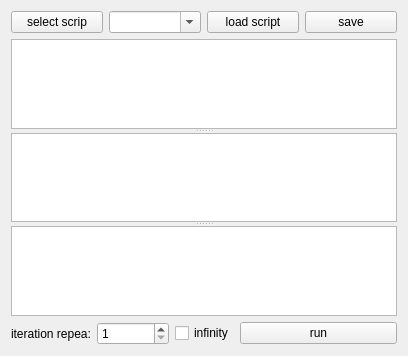
<?xml version="1.0" encoding="UTF-8"?>
<ui version="4.0">
 <class>TestingScript</class>
 <widget class="PlotWidgetAbstract" name="TestingScript">
  <property name="geometry">
   <rect>
    <x>0</x>
    <y>0</y>
    <width>408</width>
    <height>356</height>
   </rect>
  </property>
  <property name="windowTitle">
   <string>Form</string>
  </property>
  <layout class="QGridLayout" name="gridLayout">
   <item row="0" column="0">
    <layout class="QHBoxLayout" name="horizontalLayout">
     <item>
      <widget class="QPushButton" name="pushButton_selectScrip">
       <property name="text">
        <string>select scrip</string>
       </property>
      </widget>
     </item>
     <item>
      <widget class="QComboBox" name="comboBox_scripts">
       <property name="editable">
        <bool>true</bool>
       </property>
      </widget>
     </item>
     <item>
      <widget class="QPushButton" name="pushButton_loadScript">
       <property name="text">
        <string>load script</string>
       </property>
      </widget>
     </item>
     <item>
      <widget class="QPushButton" name="pushButton_saveScript">
       <property name="text">
        <string>save</string>
       </property>
      </widget>
     </item>
    </layout>
   </item>
   <item row="1" column="0">
    <widget class="QSplitter" name="splitter">
     <property name="orientation">
      <enum>Qt::Vertical</enum>
     </property>
     <widget class="CodeEditor" name="plainTextEdit_scrip"/>
     <widget class="QListWidget" name="listWidget_names">
      <property name="focusPolicy">
       <enum>Qt::NoFocus</enum>
      </property>
     </widget>
     <widget class="CodeEditor" name="plainTextEdit_console">
      <property name="font">
       <font>
        <pointsize>12</pointsize>
       </font>
      </property>
     </widget>
    </widget>
   </item>
   <item row="2" column="0">
    <layout class="QHBoxLayout" name="horizontalLayout_3" stretch="1,0,1">
     <item>
      <layout class="QHBoxLayout" name="horizontalLayout_2">
       <item>
        <widget class="QLabel" name="label">
         <property name="text">
          <string>iteration repea:</string>
         </property>
        </widget>
       </item>
       <item>
        <widget class="QSpinBox" name="spinBox_iterationRepat">
         <property name="minimum">
          <number>1</number>
         </property>
        </widget>
       </item>
      </layout>
     </item>
     <item>
      <widget class="QCheckBox" name="checkBox_infinityRun">
       <property name="text">
        <string>infinity</string>
       </property>
      </widget>
     </item>
     <item>
      <widget class="QPushButton" name="pushButton_run">
       <property name="text">
        <string>run</string>
       </property>
      </widget>
     </item>
    </layout>
   </item>
  </layout>
 </widget>
 <customwidgets>
  <customwidget>
   <class>PlotWidgetAbstract</class>
   <extends>QWidget</extends>
   <header location="global">plotwidgetabstract.h</header>
   <container>1</container>
  </customwidget>
  <customwidget>
   <class>CodeEditor</class>
   <extends>QPlainTextEdit</extends>
   <header>codeeditor.h</header>
  </customwidget>
 </customwidgets>
 <resources/>
 <connections/>
</ui>
